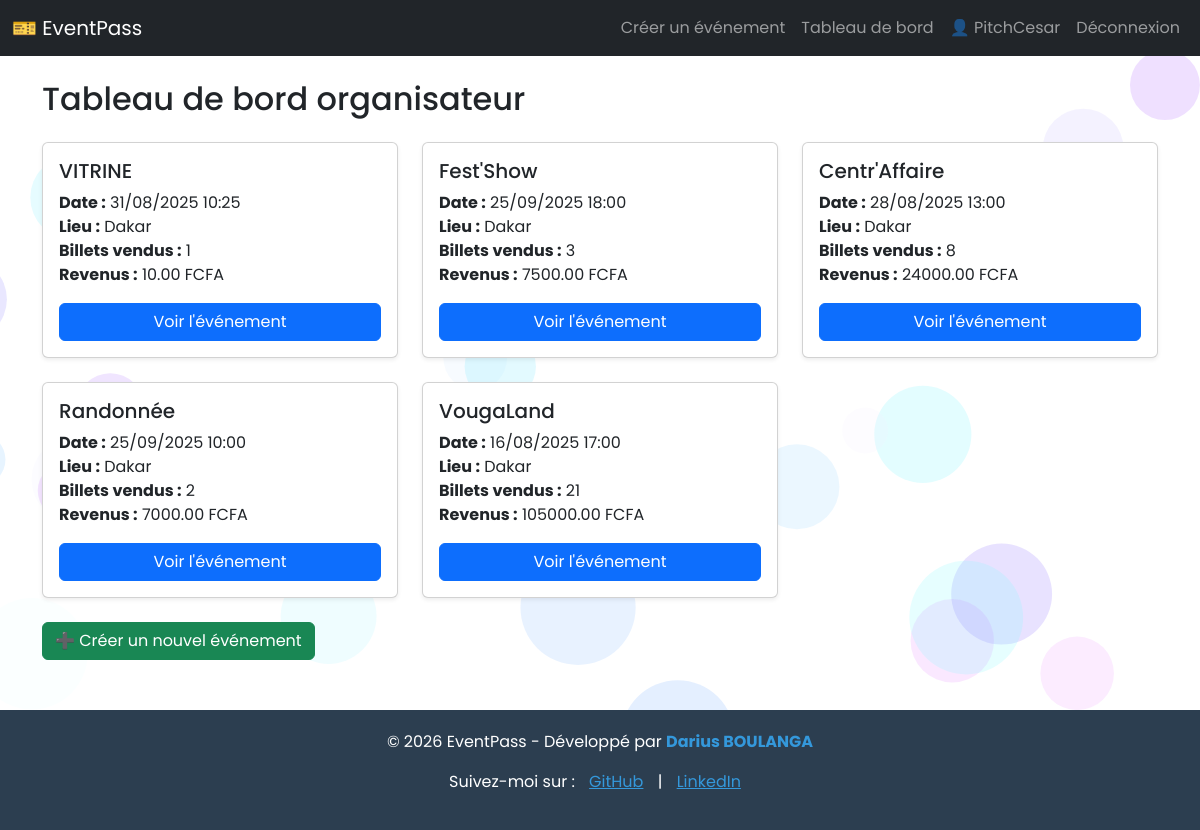
Page /dashboard/ (signed in) on the committed database.
### accounts/models.py (models this page shows)
class CustomUser(AbstractUser):
    is_organizer = models.BooleanField(default=False)

### events/models.py (models this page shows, shortened)
class Event(models.Model):
    organizer = models.ForeignKey(settings.AUTH_USER_MODEL, on_delete=models.CASCADE)
    title = models.CharField(max_length=255)
    description = models.TextField()
    image = models.ImageField(upload_to='event_images/', null=True, blank=True)
    location = models.CharField(max_length=255)
    date = models.DateTimeField()
    ticket_price = models.DecimalField(max_digits=8, decimal_places=2)
    total_tickets = models.PositiveIntegerField()
    created_at = models.DateTimeField(auto_now_add=True)

### events/views.py (the view)
# urls.py: path('dashboard/', views.organizer_dashboard, name='organizer_dashboard'),
@login_required
def organizer_dashboard(request):
    if not request.user.is_organizer:
        return redirect('event_list')
    events = Event.objects.filter(organizer=request.user)
    dashboard_data = []
    for event in events:
        tickets = Ticket.objects.filter(event=event, is_paid=True)
        total_sold = sum(ticket.quantity for ticket in tickets)
        total_revenue = total_sold * event.ticket_price
        dashboard_data.append({
            'event': event,
            'total_sold': total_sold,
            'total_revenue': total_revenue,
        })
    return render(request, 'events/organizer_dashboard.html', {
        'dashboard_data': dashboard_data
    })

### templates/events/organizer_dashboard.html (shortened to what this page needs)
{% extends 'base.html' %}
{% block content %}
<h2 class="mb-4">Tableau de bord organisateur</h2>
{% if dashboard_data %}
  <div class="row row-cols-1 row-cols-md-2 row-cols-lg-3 g-4">
    {% for data in dashboard_data %}
      <div class="col">
        <div class="card h-100 shadow-sm">
          <div class="card-body">
            <h5 class="card-title">{{ data.event.title }}</h5>
            <p class="card-text">
              <strong>Date :</strong> {{ data.event.date|date:"d/m/Y H:i" }}<br>
              <strong>Lieu :</strong> {{ data.event.location }}<br>
              <strong>Billets vendus :</strong> {{ data.total_sold }}<br>
              <strong>Revenus :</strong> {{ data.total_revenue }} FCFA
            </p>
            <a href="{% url 'event_detail' data.event.id %}" class="btn btn-primary w-100">Voir l'événement</a>
          </div>
        </div>
      </div>
    {% endfor %}
  </div>
{% else %}
  <div class="alert alert-info">
    Aucun événement encore créé. <a href="{% url 'create_event' %}">Créer un événement maintenant</a>.
  </div>
{% endif %}
<a href="{% url 'create_event' %}" class="btn btn-success mt-4">➕ Créer un nouvel événement</a>
{% endblock %}

### templates/base.html (shortened to what this page needs)
<!DOCTYPE html>
<html lang="fr">
<head>
    {% load static %}
    <link rel="stylesheet" href="https://cdn.jsdelivr.net/npm/bootstrap@5.3.3/dist/css/bootstrap.min.css">
    <link rel="stylesheet" href="{% static 'css/style.css' %}">
</head>
<body>
<nav class="navbar navbar-expand-lg navbar-dark bg-dark mb-4">
  <div class="container-fluid">
    <a class="navbar-brand" href="{% url 'event_list' %}">🎫 EventPass</a>
    <div class="collapse navbar-collapse">
      <ul class="navbar-nav ms-auto">
        {% if user.is_authenticated %}
          {% if user.is_organizer %}
            <li class="nav-item">
              <a class="nav-link" href="{% url 'create_event' %}">Créer un événement</a>
            </li>
              <li class="nav-item">
              <a class="nav-link" href="{% url 'organizer_dashboard' %}">Tableau de bord</a>
            </li>
          {% endif %}
          <li class="nav-item">
            <a class="nav-link" href="#">👤 {{ user.username }}</a>
          </li>
          <li class="nav-item">
            <a class="nav-link" href="{% url 'logout' %}">Déconnexion</a>
          </li>
        {% endif %}
      </ul>
    </div>
  </div>
</nav>
<div class="container">
    {% block content %}{% endblock %}
</div>
<footer class="footer">
  <div class="container">
      <p>&copy; 2026 EventPass - Développé par <strong>Darius BOULANGA</strong></p>
  </div>
  <p>
    Suivez-moi sur :
    <a href="https://github.com/Darius-BOUL" style="color: #3498db; margin: 0 10px;">GitHub</a> |
    <a href="https://www.linkedin.com/in/darius-boulanga-b0ba65177/" style="color: #3498db; margin: 0 10px;">LinkedIn</a>
  </p>
</footer>
</body>
</body>
</html>

### static/css/style.css (style rules this page uses)
body, html { height: auto; margin: 0; font-family: 'Poppins', sans-serif; overflow: hidden; overflow-y: auto; }

### templates/base.html (style rules this page uses)
.footer { background-color: #2c3e50; color: white; text-align: center; padding: 20px 0; margin-top: 50px; width: 100%; }
.footer strong { color: #3498db; }

### rows in the picture
CustomUser: username "PitchCesar"
Event: event "VITRINE", event "31/08/2025 10:25", event.location "Dakar", total_sold "1", total_revenue "10.00"
Event: event "Fest'Show", event "25/09/2025 18:00", event.location "Dakar", total_sold "3", total_revenue "7500.00"
Event: event "Centr'Affaire", event "28/08/2025 13:00", event.location "Dakar", total_sold "8", total_revenue "24000.00"
Event: event "Randonnée", event "25/09/2025 10:00", event.location "Dakar", total_sold "2", total_revenue "7000.00"
Event: event "VougaLand", event "16/08/2025 17:00", event.location "Dakar", total_sold "21", total_revenue "105000.00"
